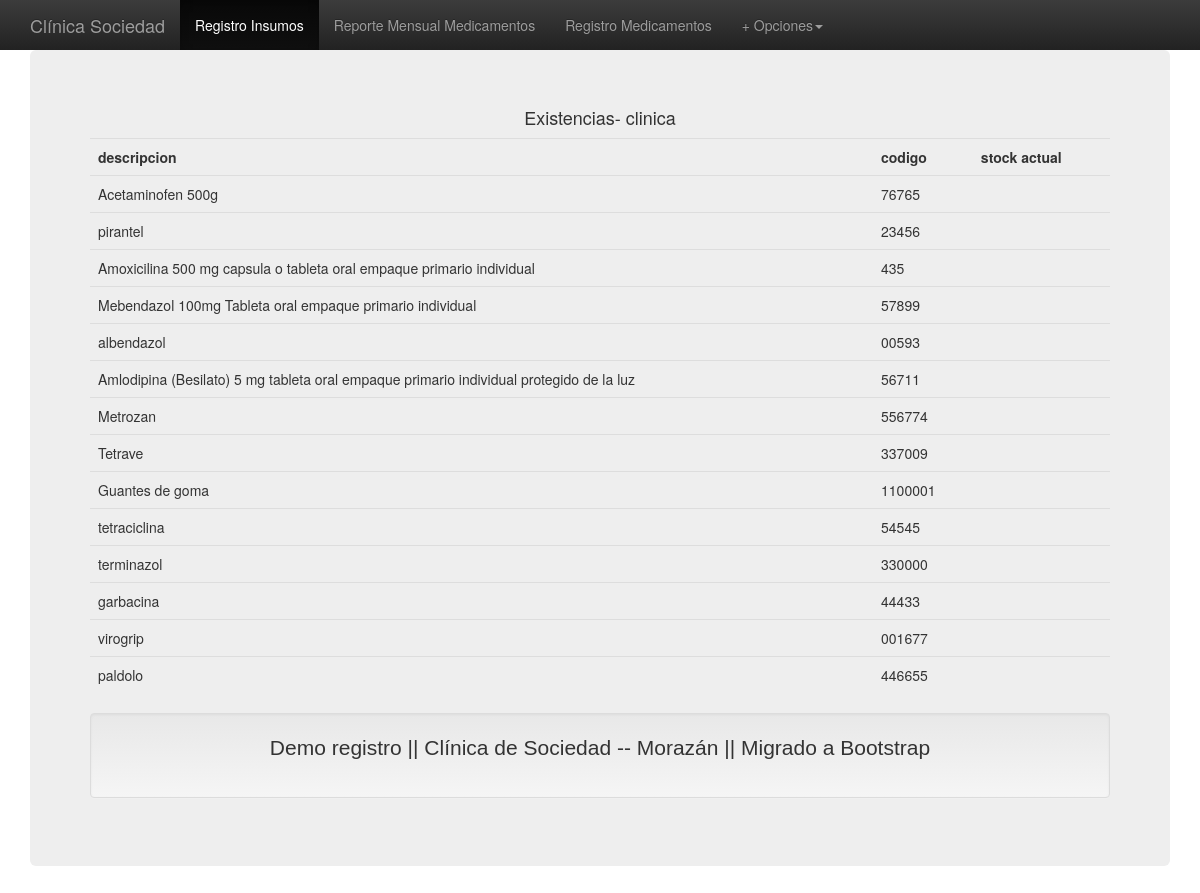
Page /medicamentos.php on the committed database.
### tables this page shows
CREATE TABLE `articulo` (
  `id_producto` int(100) NOT NULL,
  `codigo` varchar(100) NOT NULL,
  `descripcion` varchar(150) NOT NULL,
  `UM` varchar(5) NOT NULL,
  `tipo` varchar(15) NOT NULL
);

### medicamentos.php (the view, shortened to what this page needs)
<?php
  include("cabecera.php");
  include("menu.php");
 ?>
    <div class="container theme-showcase" role="main">
      <div class="jumbotron">
        <form method="POST" role="form" id="formulario" name="formulario">
          <fieldset>
           <center> <h4 class="control-label">Existencias- clinica</h4></center>
              <table class="table">
                <tr>
                  <th>
                    descripcion
                  </th>
                  <th>
                    codigo
                  </th>
                  <th>
                    stock actual
                  </th>
                </tr>
                <?php
                  include("conectar.php");
                  $sql_select = "SELECT * FROM articulo";
                  $result = mysqli_query($link,$sql_select);
                  while($mostrar=mysqli_fetch_array($result)){
                 ?>
                 <tr>
                    <td><?php echo $mostrar['descripcion'] ?></td>
                    <td><?php echo $mostrar['codigo'] ?></td>
                    <td><?php echo $mostrar['stock_actual'] ?></td>
                 </tr>
                 <?php
                  }
                  ?>
              </table>
    <?php
      include("footer.php");
     ?>
    </div>
  </body>
 </html>

### css/theme.css (style rules this page uses)
body { padding-top: 70px; padding-bottom: 30px; }

### css/dashboard.css (style rules this page uses)
body { padding-top: 50px; }

### rows in the picture
articulo: descripcion "Acetaminofen 500g", codigo "76765"
articulo: descripcion "pirantel", codigo "23456"
articulo: descripcion "Amoxicilina 500 mg capsula o tableta oral empaque primario individual", codigo "435"
articulo: descripcion "Mebendazol 100mg Tableta oral empaque primario individual", codigo "57899"
articulo: descripcion "albendazol", codigo "00593"
articulo: descripcion "Amlodipina (Besilato) 5 mg tableta oral empaque primario individual protegido de la luz", codigo "56711"
articulo: descripcion "Metrozan", codigo "556774"
articulo: descripcion "Tetrave", codigo "337009"
articulo: descripcion "Guantes de goma", codigo "1100001"
articulo: descripcion "tetraciclina", codigo "54545"
articulo: descripcion "terminazol", codigo "330000"
articulo: descripcion "garbacina", codigo "44433"
articulo: descripcion "virogrip", codigo "001677"
articulo: descripcion "paldolo", codigo "446655"
